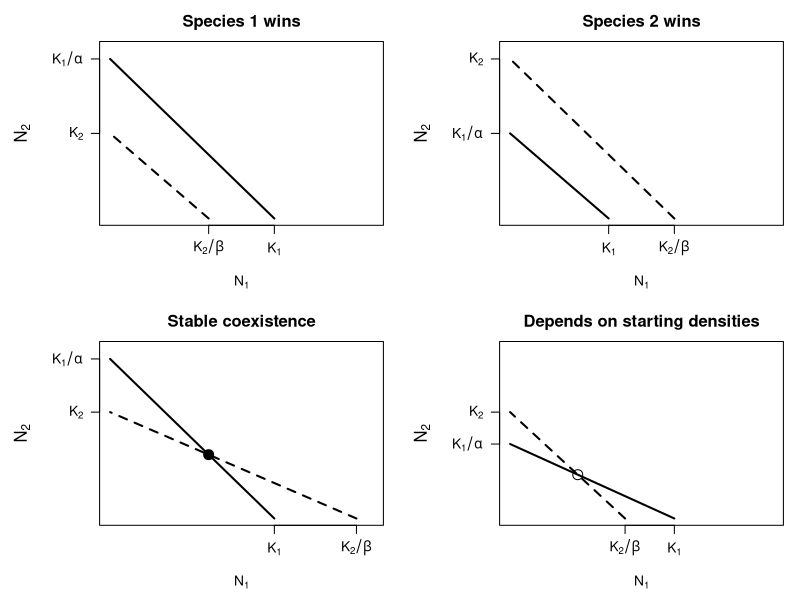

The R script that drew this image:
## ---- chunk 1
# Each panel: intercepts of species 1 (K1 on x-axis, K1/alpha on y-axis)
# and species 2 (K2/beta on x-axis, K2 on y-axis)
cases <- list(
  list(title = "Species 1 wins", K1 = 1000, K1a = 1500, K2b = 600, K2 = 800),
  list(title = "Species 2 wins", K1 = 600, K1a = 800, K2b = 1000, K2 = 1500),
  list(title = "Stable coexistence", K1 = 1000, K1a = 1500, K2b = 1500, K2 = 1000),
  list(title = "Depends on starting densities", K1 = 1000, K1a = 700, K2b = 700, K2 = 1000)
)

par(mfrow = c(2, 2), mar = c(4.5, 6, 2.5, 1))
for (cc in cases) {
  plot(NA, xlim = c(0, 1600), ylim = c(0, 1600), xaxt = "n", yaxt = "n",
       xlab = expression(N[1]), ylab = "", main = cc$title)
  mtext(expression(N[2]), side = 2, line = 4)
  segments(cc$K1, 0, 0, cc$K1a, lwd = 2)           # species 1 isocline
  segments(cc$K2b, 0, 0, cc$K2, lwd = 2, lty = 2)  # species 2 isocline
  axis(1, at = c(cc$K1, cc$K2b),
       labels = c(expression(K[1]), expression(K[2] / beta)))
  axis(2, at = c(cc$K1a, cc$K2), las = 1,
       labels = c(expression(K[1] / alpha), expression(K[2])))
  # equilibrium where the two lines cross (if they do)
  alpha <- cc$K1 / cc$K1a
  beta <- cc$K2 / cc$K2b
  N1star <- (cc$K1 - alpha * cc$K2) / (1 - alpha * beta)
  N2star <- (cc$K2 - beta * cc$K1) / (1 - alpha * beta)
  if (N1star > 0 && N2star > 0) {
    stable <- alpha * beta < 1
    points(N1star, N2star, pch = ifelse(stable, 19, 1), cex = 1.6)
  }
}
